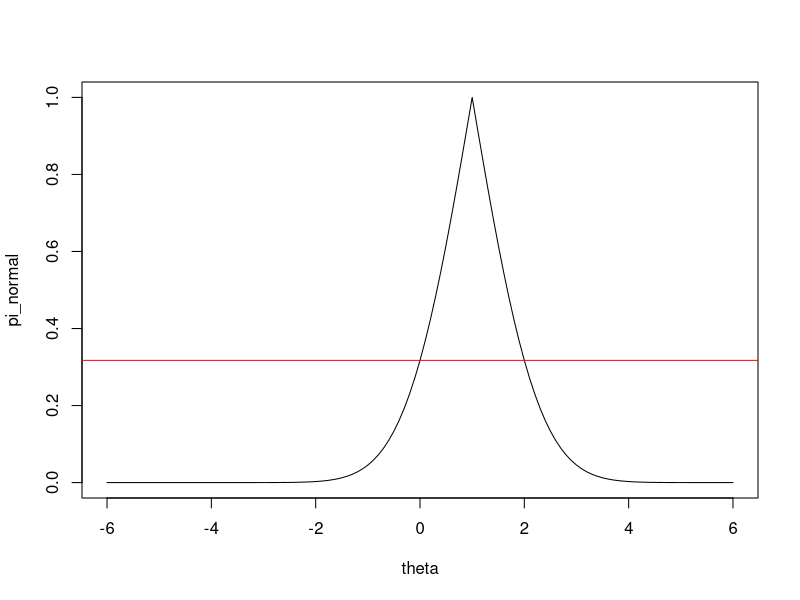

This figure's R source:
## ---- chunk 1
knitr::opts_chunk$set(echo = TRUE)
## ---- chunk 2
contour_normal <- function(x, theta){
  x_bar <- mean(x)
  n <- length(x)
  return(2 * (pnorm(abs(x_bar-theta)*sqrt(n), lower.tail = F) ))
}
## ---- chunk 3
n <- 1
true_theta <- 0
# X <- rnorm(n) + true_theta
X <- 1

theta <- seq(true_theta-6, true_theta+6, .1)
pi_normal <- contour_normal(X, theta)
plot(theta, pi_normal, type = "l")
pi_true_theta <- contour_normal(X, true_theta)
abline(h=pi_true_theta, col = "red")
